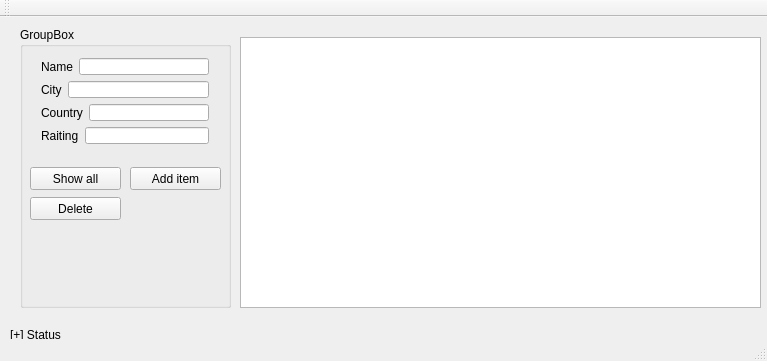
<?xml version="1.0" encoding="UTF-8"?>
<ui version="4.0">
 <class>MyRait</class>
 <widget class="QMainWindow" name="MyRait">
  <property name="geometry">
   <rect>
    <x>0</x>
    <y>0</y>
    <width>767</width>
    <height>361</height>
   </rect>
  </property>
  <property name="windowTitle">
   <string>MyRait</string>
  </property>
  <widget class="QWidget" name="centralWidget">
   <widget class="QLabel" name="label_status">
    <property name="geometry">
     <rect>
      <x>10</x>
      <y>310</y>
      <width>251</width>
      <height>16</height>
     </rect>
    </property>
    <property name="text">
     <string>[+] Status</string>
    </property>
   </widget>
   <widget class="QGroupBox" name="groupBox">
    <property name="geometry">
     <rect>
      <x>20</x>
      <y>10</y>
      <width>211</width>
      <height>281</height>
     </rect>
    </property>
    <property name="title">
     <string>GroupBox</string>
    </property>
    <widget class="QPushButton" name="pushButton_show">
     <property name="geometry">
      <rect>
       <x>10</x>
       <y>140</y>
       <width>91</width>
       <height>23</height>
      </rect>
     </property>
     <property name="text">
      <string>Show all</string>
     </property>
    </widget>
    <widget class="QPushButton" name="pushButton_add">
     <property name="geometry">
      <rect>
       <x>110</x>
       <y>140</y>
       <width>91</width>
       <height>23</height>
      </rect>
     </property>
     <property name="text">
      <string>Add item</string>
     </property>
    </widget>
    <widget class="QWidget" name="layoutWidget">
     <property name="geometry">
      <rect>
       <x>10</x>
       <y>20</y>
       <width>190</width>
       <height>108</height>
      </rect>
     </property>
     <layout class="QVBoxLayout" name="verticalLayout">
      <item>
       <layout class="QHBoxLayout" name="horizontalLayout">
        <item>
         <widget class="QLabel" name="label_name">
          <property name="text">
           <string>Name</string>
          </property>
         </widget>
        </item>
        <item>
         <widget class="QLineEdit" name="lineEdit_name"/>
        </item>
       </layout>
      </item>
      <item>
       <layout class="QHBoxLayout" name="horizontalLayout_2">
        <item>
         <widget class="QLabel" name="label_city">
          <property name="text">
           <string>City</string>
          </property>
         </widget>
        </item>
        <item>
         <widget class="QLineEdit" name="lineEdit_city"/>
        </item>
       </layout>
      </item>
      <item>
       <layout class="QHBoxLayout" name="horizontalLayout_3">
        <item>
         <widget class="QLabel" name="label_country">
          <property name="text">
           <string>Country</string>
          </property>
         </widget>
        </item>
        <item>
         <widget class="QLineEdit" name="lineEdit_country"/>
        </item>
       </layout>
      </item>
      <item>
       <layout class="QHBoxLayout" name="horizontalLayout_4">
        <item>
         <widget class="QLabel" name="label_raiting">
          <property name="text">
           <string>Raiting</string>
          </property>
         </widget>
        </item>
        <item>
         <widget class="QLineEdit" name="lineEdit_raiting"/>
        </item>
       </layout>
      </item>
     </layout>
    </widget>
    <widget class="QPushButton" name="pushButton_delete">
     <property name="geometry">
      <rect>
       <x>10</x>
       <y>170</y>
       <width>91</width>
       <height>23</height>
      </rect>
     </property>
     <property name="text">
      <string>Delete</string>
     </property>
    </widget>
   </widget>
   <widget class="QTableView" name="tableView">
    <property name="geometry">
     <rect>
      <x>240</x>
      <y>20</y>
      <width>521</width>
      <height>271</height>
     </rect>
    </property>
   </widget>
  </widget>
  <widget class="QToolBar" name="mainToolBar">
   <attribute name="toolBarArea">
    <enum>TopToolBarArea</enum>
   </attribute>
   <attribute name="toolBarBreak">
    <bool>false</bool>
   </attribute>
  </widget>
  <widget class="QStatusBar" name="statusBar"/>
 </widget>
 <layoutdefault spacing="6" margin="11"/>
 <resources/>
 <connections/>
</ui>
